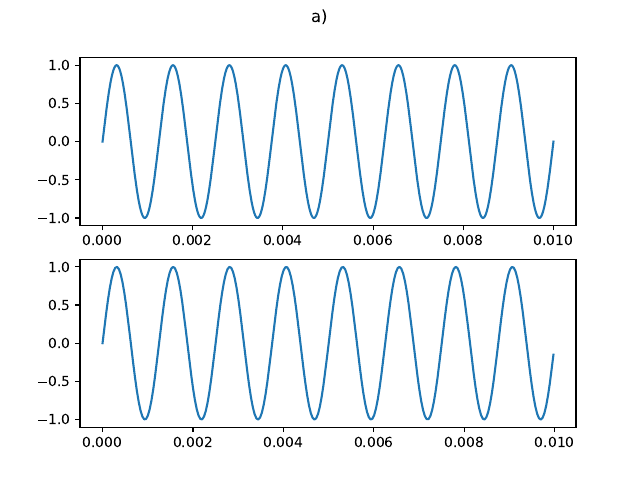

Write the Python code that produced this figure.
import matplotlib.pyplot as plt
import numpy as np
from matplotlib.backends.backend_pdf import PdfPages

pdf = []
pdfDoc = PdfPages('p07.pdf')

fig, axs = plt.subplots(2)

fs = 1000
t = np.linspace(0, 0.01, fs)

sign_original = np.sin(2*np.pi*800*t)

# a)
sign_a = sign_original[::4]
t_a = t[::4]


axs[0].plot(t, sign_original)
axs[1].plot(t_a, sign_a)


fig.suptitle('a)')
pdf.append(fig)

# In sign_a avem mai putine puncte, dar algoritmul de interpolare le face sa para identice

# b)
fig, axs = plt.subplots()

sign_b = [el for index, el in enumerate(sign_original) if index % 4 == 1]
t_b = [el for index, el in enumerate(t) if index % 4 == 1]

axs.plot(t_b, sign_b)

fig.suptitle('b)')

pdf.append(fig)

# La fel ca la a)

for page in pdf:
    pdfDoc.savefig(page)
pdfDoc.close()